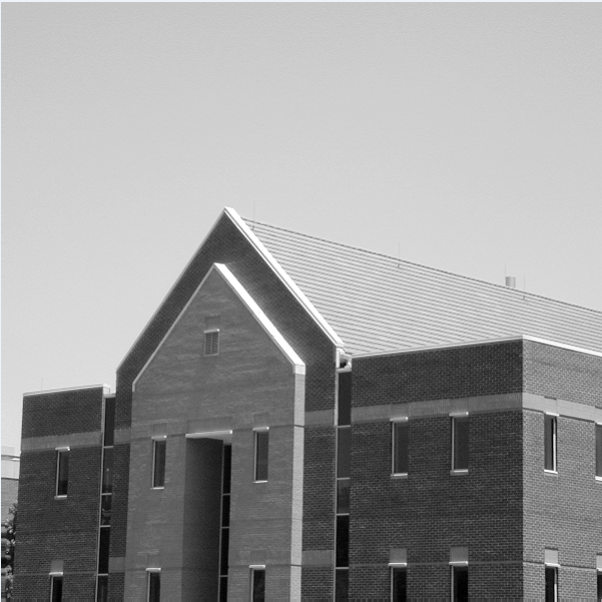
#> input picture Study Stuffs/School/Digital Image Processing/Project-11/roof.png, 602 x 602 px
$ jupyter execute Roofline-Detection-Hough-Transform.ipynb
#> lines starting #> are read from the running program, lines starting #| are printed output that depends on the picture; after the words box and inside, x2 and y2 are one past the last pixel; in counts of white or black regions, pixels touching at a corner belong together
[cell 1]
import cv2
import numpy as np
import matplotlib.pyplot as plt

[cell 2]
def showimg(img: str):
    plt.figure(dpi=100,figsize=(6,6))
    plt.imshow(img)

[cell 3]
img = cv2.imread('roof.png')
#> img is the input picture: shape (602, 602, 3); mean B, G, R 153.4, 153.4, 153.4
gray = cv2.cvtColor(img,cv2.COLOR_BGR2GRAY)

showimg(img)

[cell 4]
edges = cv2.Canny(gray,300,300,apertureSize=3)
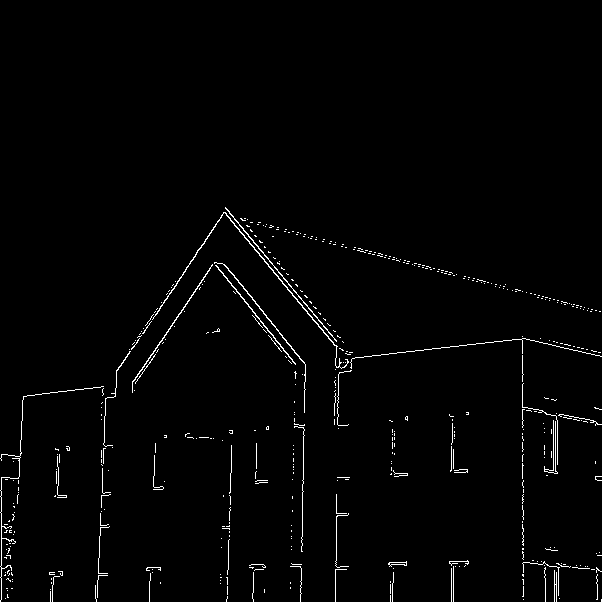
#> edges: shape (602, 602); 1.6% white in thin lines or dots, all inside (x1, y1, x2, y2) = (0, 207, 602, 602)
showimg(edges)

[cell 5]
kernel = np.ones((3,3),np.uint8)
edges = cv2.dilate(edges,kernel,iterations = 3)
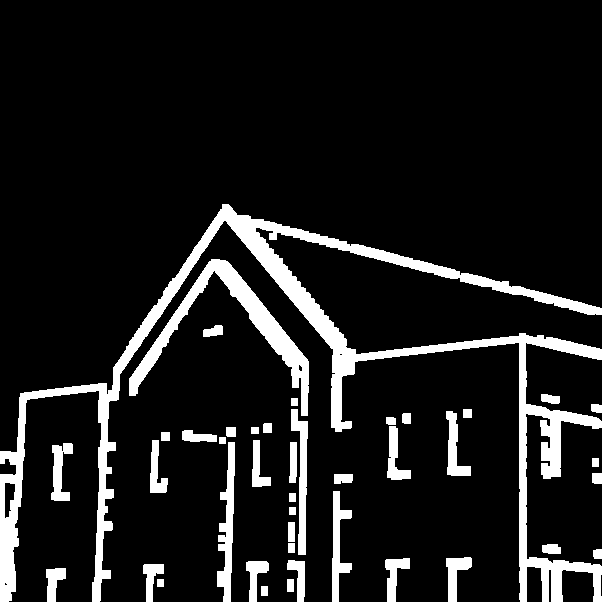
#> edges: shape (602, 602); 11.1% white; 42 white regions, largest, box (x1, y1, x2, y2) and area: (0, 204, 602, 602) 23225, (129, 259, 309, 416) 4676, (217, 442, 235, 602) 1485
showimg(edges)

[cell 6]
kernel = np.ones((5,5),np.uint8)
edges = cv2.erode(edges,kernel,iterations = 1)
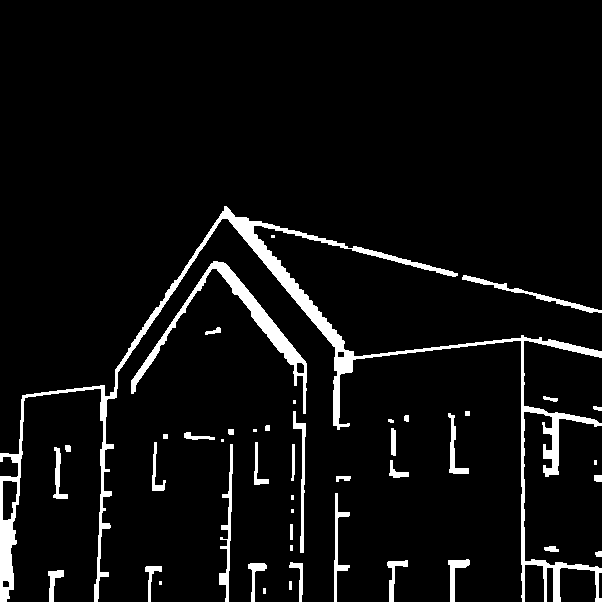
#> edges: shape (602, 602); 5.8% white; 46 white regions (10 under 20 px), largest, box (x1, y1, x2, y2) and area: (0, 206, 602, 602) 11987, (131, 261, 307, 414) 2744, (219, 444, 233, 602) 673
showimg(edges)

[cell 7]
lines = cv2.HoughLines(edges,1,np.pi/180,150)
#> lines = 102 rows, first 8: [156, 1.82], [147, 1.83], [522, 0], [304, 0.593], [-25, 2.41], [310, 0.0175], [-23, 2.41], [-4, 2.36]
print('number of Hough lines:', len(lines))
#| number of Hough lines: 102

for line in lines:
    rho,theta = line[0]
    a = np.cos(theta)
    b = np.sin(theta)
    x0 = a*rho
    y0 = b*rho
    x1 = int(x0 + 1000*(-b))
    y1 = int(y0 + 1000*(a))
    x2 = int(x0 - 1000*(-b))
    y2 = int(y0 - 1000*(a))

    cv2.line(img,(x1,y1),(x2,y2),(0,0,255),2)
#> this loop made 102 passes
#> (rho, theta, a, b, x0, y0, x1, y1) on passes 1 to 12: (156, 1.82, -0.242, 0.97, -37.74, 151.4, -1008, -90), (147, 1.83, -0.259, 0.966, -38.05, 142, -1003, -116), (522, 0, 1, 0, 522, 0, 522, 1000), (304, 0.593, 0.829, 0.559, 252, 170, -307, 999), (-25, 2.41, -0.743, 0.669, 18.58, -16.73, -650, -759), (310, 0.0175, 1, 0.0175, 310, 5.41, 292, 1005), (-23, 2.41, -0.743, 0.669, 17.09, -15.39, -652, -758), (-4, 2.36, -0.707, 0.707, 2.83, -2.83, -704, -709), (306, 0.611, 0.819, 0.574, 250.7, 175.5, -322, 994), (301, 0.576, 0.839, 0.545, 252.4, 163.9, -292, 1002), (-31, 2.43, -0.755, 0.656, 23.4, -20.34, -632, -775), (-33, 2.43, -0.755, 0.656, 24.91, -21.65, -631, -776)
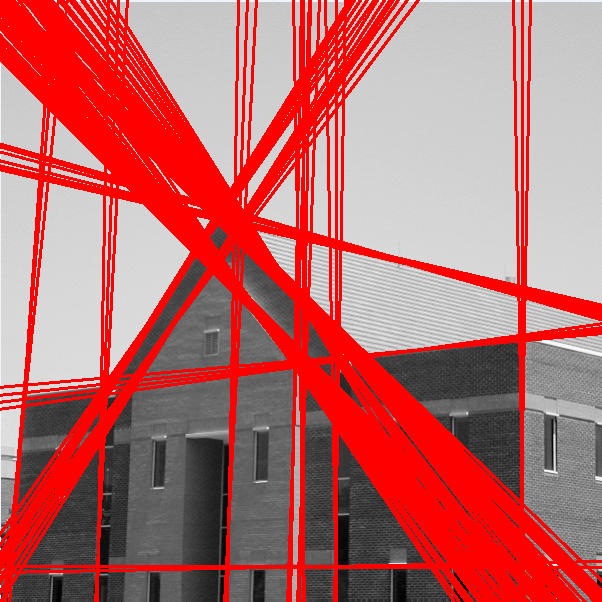
#> img: shape (602, 602, 3); mean B, G, R 106.2, 106.2, 187.4
